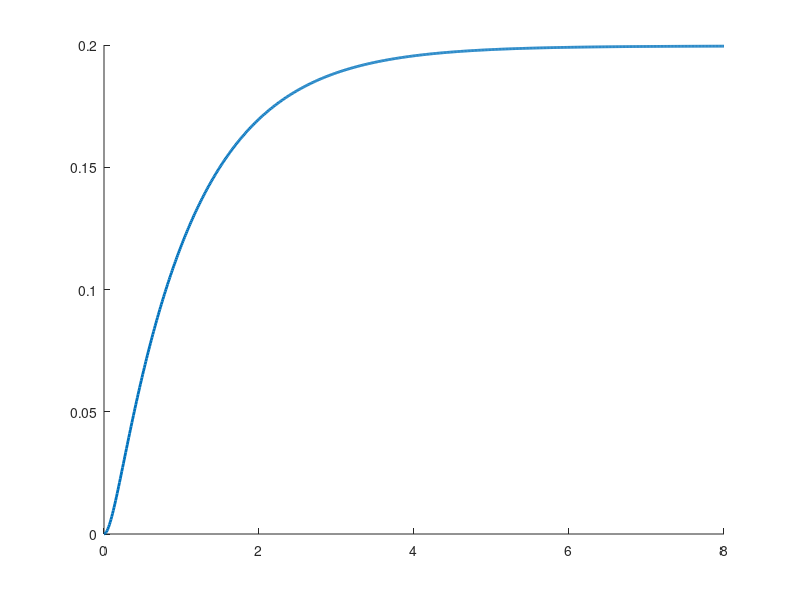

This figure's MATLAB source: (Note: this script raises an error after producing the figure.)
%% ----- Single Parameter Effect -----

t = 0:0.01:8;
R = 1 ; J = 0.01 ;  b = 0.1  ;  L = 0.5  ; Kt = 0.01;  Ke = 0.01;


%% Effect of Resistance
figure(3)
R_val = [0.5, 1, 2, 5];
for i = 1:length(R_val)
    R = R_val(i);
    num = Kt;
    den = [(J*L) (J*R + b*L) b*R + Kt*Ke];
    G_R = tf(num,den);
    [y,x] = step(G_R,t) ; hold on 
    plot(x,y,'LineWidth',2)
    fprintf('Poles at R = %.2f \n',R)
    p_R = pole(G_R)
    info_R = stepinfo(G_R);
    fprintf('System Performance at R = %.2f : \n',R)
    fprintf('   Rise Time : %.3f s \n',info_R.RiseTime)
    fprintf('   Peak Time : %.3f s \n',info_R.PeakTime)
    fprintf('   Settling Time : %.3f s \n',info_R.SettlingTime)
    fprintf('   Overshoot Time : %.3f \n',info_R.Overshoot)
    grid on 
end
legend('R = 0.5' , 'R = 1' , 'R = 2' , 'R = 5',Location='best')
title ('Effect of Reistance on Speed Response')
